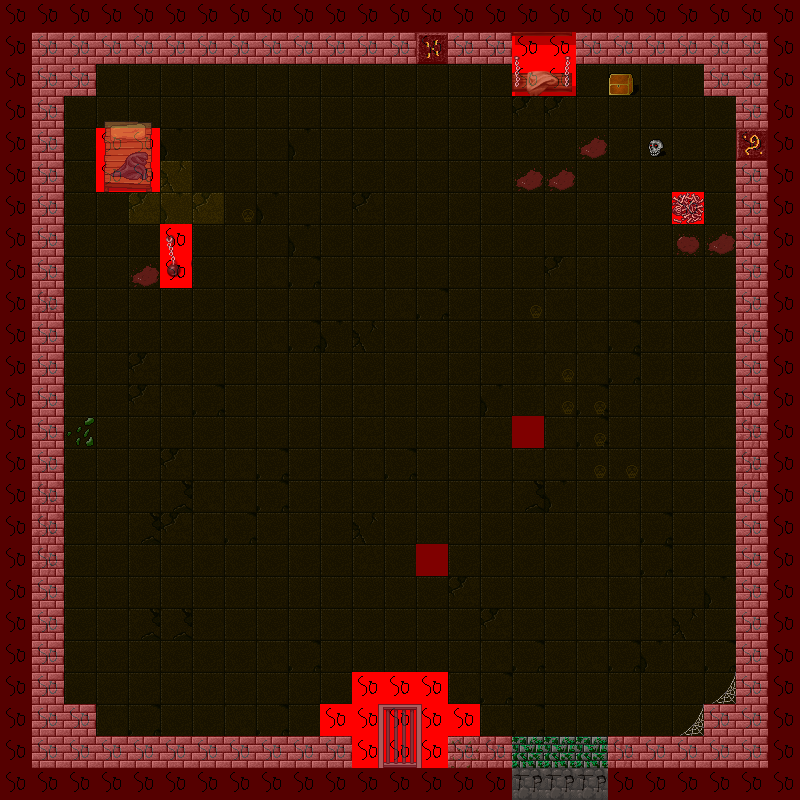

Tiled map render using the project's own tile images. Description and the map definition, with tile-layer contents summarised, below:
An orthogonal 25x25 tile map with 32x32 px tiles, 4 tile layers (floor, trigger, solid, decor), 4 tilesets.

<map version="1.0" orientation="orthogonal" renderorder="right-down" width="25" height="25" tilewidth="32" tileheight="32" nextobjectid="1">
 <tileset firstgid="1" name="solid" tilewidth="32" tileheight="32" tilecount="100" columns="10">
  <image source="solid.png" width="320" height="320" />
 </tileset>
 <tileset firstgid="101" name="DungeonCrawl_ProjectUtumnoTileset" tilewidth="32" tileheight="32" tilecount="3072" columns="64">
  <image source="DungeonCrawl_ProjectUtumnoTileset.png" width="2048" height="1536" />
 </tileset>
 <tileset firstgid="3173" name="dungeonex" tilewidth="32" tileheight="32" tilecount="100" columns="10">
  <image source="dungeonex.png" width="320" height="320" />
 </tileset>
 <tileset firstgid="3273" name="celianna_prison_torture" tilewidth="32" tileheight="32" tilecount="288" columns="18">
  <image source="celianna_prison_torture.png" width="588" height="531" />
 </tileset>
 <layer name="floor" width="25" height="25" opacity="0.5">
  <data>[625 cells, 625 non-empty, 12 distinct tile ids]</data>
 </layer>
 <layer name="trigger" width="25" height="25" opacity="0.78">
  <data>[625 cells, 5 non-empty, 3 distinct tile ids]</data>
 </layer>
 <layer name="solid" width="25" height="25">
  <data>[625 cells, 206 non-empty, 5 distinct tile ids]</data>
 </layer>
 <layer name="decor" width="25" height="25" opacity="0.67">
  <data>[625 cells, 220 non-empty, 34 distinct tile ids]</data>
 </layer>
</map>
